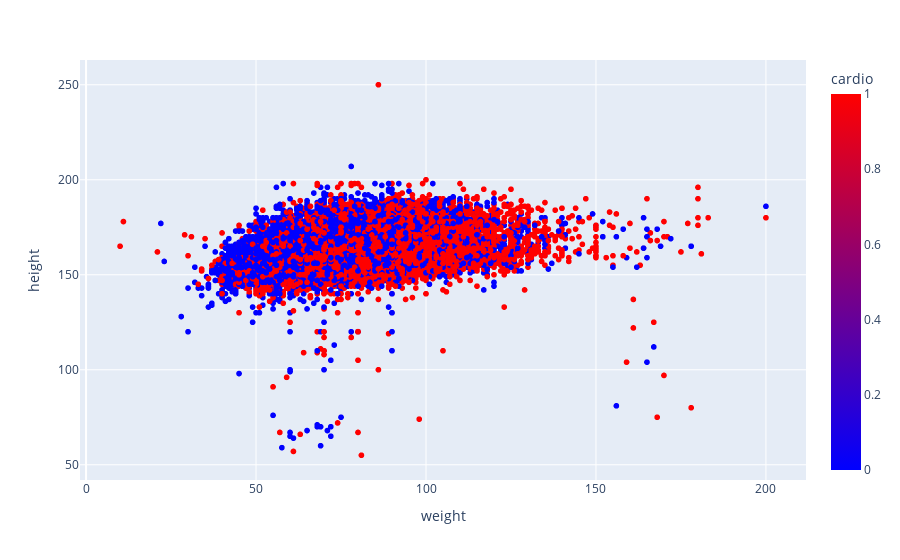

Notebook code for this chart:
### Code cell
px.scatter(df, x = "weight", y = "height", color = "cardio", color_continuous_scale="bluered")

### Figure 1 — Plotly figure (JSON) as saved in the notebook; plotly's stock layout.template omitted (floating-point values rounded to 4 significant figures; data arrays with more than 128 entries replaced by an {"elided": "..."} marker saying what was removed)
{"data": [{"hovertemplate": "weight=%{x}<br>height=%{y}<br>cardio=%{marker.color}<extra></extra>", "legendgroup": "", "marker": {"color": {"elided": "69943 int values"}, "coloraxis": "coloraxis", "symbol": "circle"}, "mode": "markers", "name": "", "showlegend": false, "type": "scattergl", "x": {"elided": "69943 float values"}, "xaxis": "x", "y": {"elided": "69943 int values"}, "yaxis": "y"}], "layout": {"coloraxis": {"colorbar": {"title": {"text": "cardio"}}, "colorscale": [[0, "rgb(0,0,255)"], [1, "rgb(255,0,0)"]]}, "legend": {"tracegroupgap": 0}, "margin": {"t": 60}, "xaxis": {"anchor": "y", "domain": [0, 1], "title": {"text": "weight"}}, "yaxis": {"anchor": "x", "domain": [0, 1], "title": {"text": "height"}}}}
